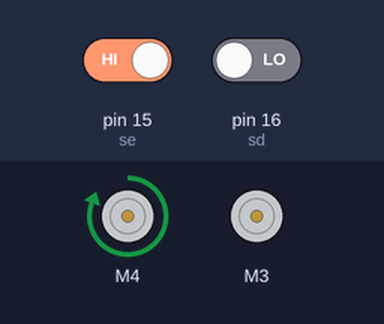
This sketch was run on a simulated Arduino Uno, built with avr-gcc and run on an emulated ATmega328P. Parts: 2 × DC motor (green arrow = forward, orange = backward, longer = faster). The inputs (shaded band) are chosen by the test bench; at power-on: pin 15 (se) HIGH, pin 16 (sd) LOW.

Above: at 1.2 s.
1.3 s: pin 15 (se) driven LOW
At 2.4 s:
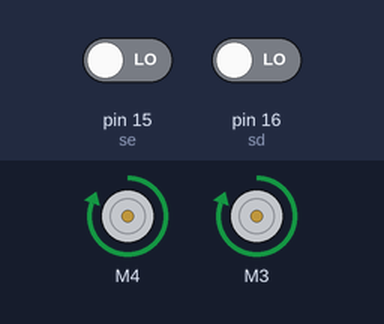
2.8 s: pin 16 (sd) driven HIGH
At 3.8 s:
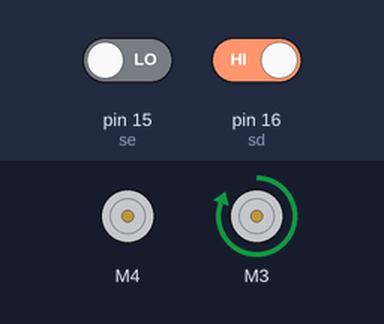
4.3 s: pin 16 (sd) driven LOW
At 4.7 s:
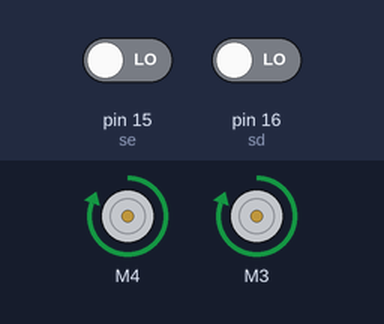
5.8 s: pin 15 (se) driven HIGH
At 6.1 s:
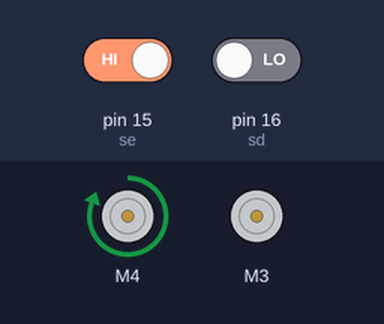
Timing chart, 0 to 8.3 s (numbered marks = the images above; inputs shaded):
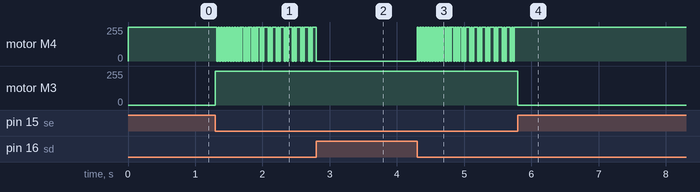

The sketch:

sumo.ino
```cpp
#include <AFMotor.h>

AF_DCMotor me(4);
AF_DCMotor md(3);

int st = 18;
int sf = 19;
int se = 15;
int sd = 16;

void setup() {

  me.setSpeed(255);
  md.setSpeed(255);
  me.run(RELEASE);
  md.run(RELEASE);

  pinMode(st, INPUT);
  pinMode(sf, INPUT);
  pinMode(sd, INPUT);
  pinMode(se, INPUT);
  /* LOW = luz apagada */
}

void loop() {

  if (digitalRead(sd)) {
  }

  if (digitalRead(se) == 0) {
    me.run(RELEASE);
    md.run(FORWARD);
  if (digitalRead(sd) == 0){
    me.run(FORWARD);
    md.run(FORWARD);
  }
  } else {

    if (digitalRead(sd) == 0) {
      me.run(FORWARD);
      md.run(RELEASE);
    }
  }
}
```

Measured:
- after the input at 1.3 s, motor M4: alternates forward 255/255 for 0.02 s and stopped for 0.02 s, starting at once; motor M3: stopped → forward 255/255 at once
- after the input at 2.8 s, motor M4: goes on until 2.8 s, then stays stopped
- after the input at 4.3 s, motor M4: alternates forward 255/255 for 0.02 s and stopped for 0.02 s, starting at once
- after the input at 5.8 s, motor M4: stops changing and stays forward 255/255; motor M3: forward 255/255 → stopped at once
